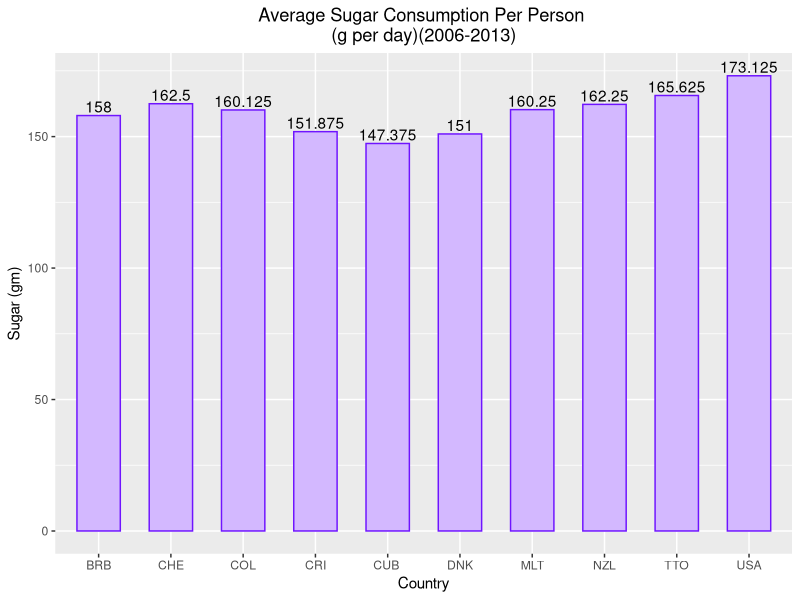
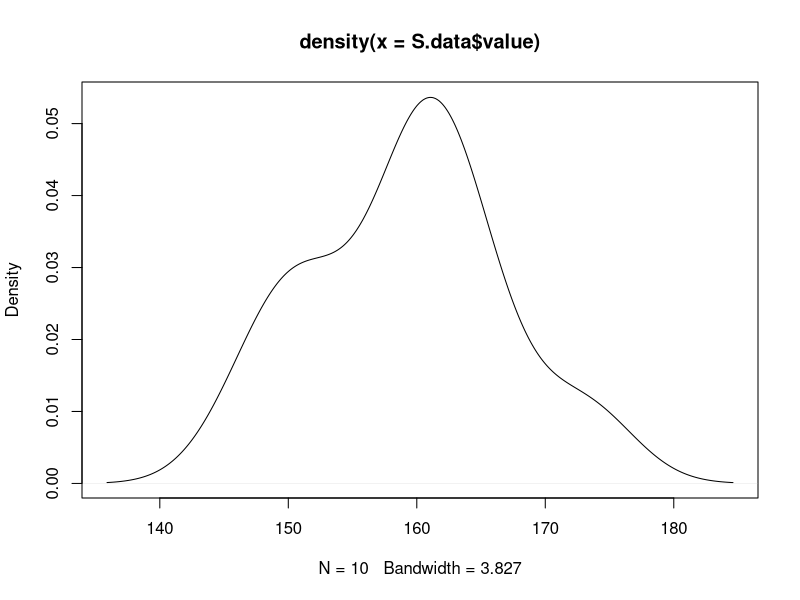
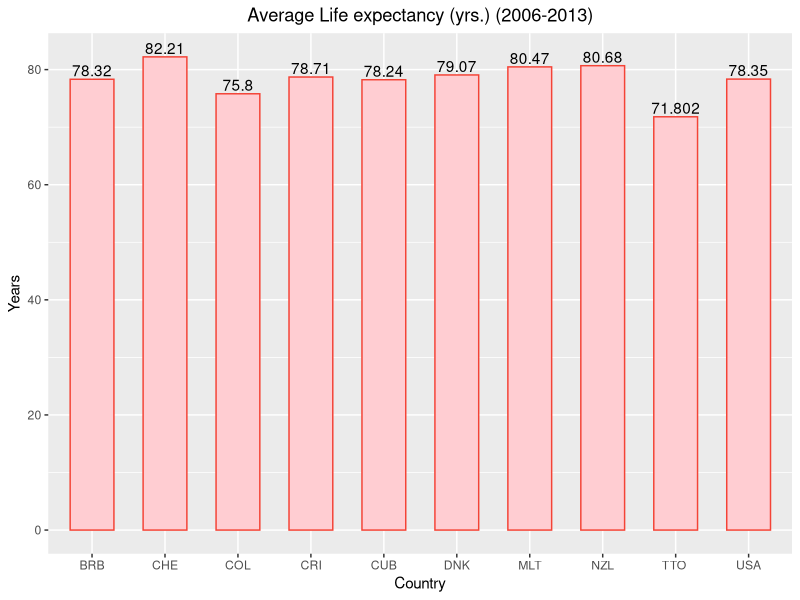
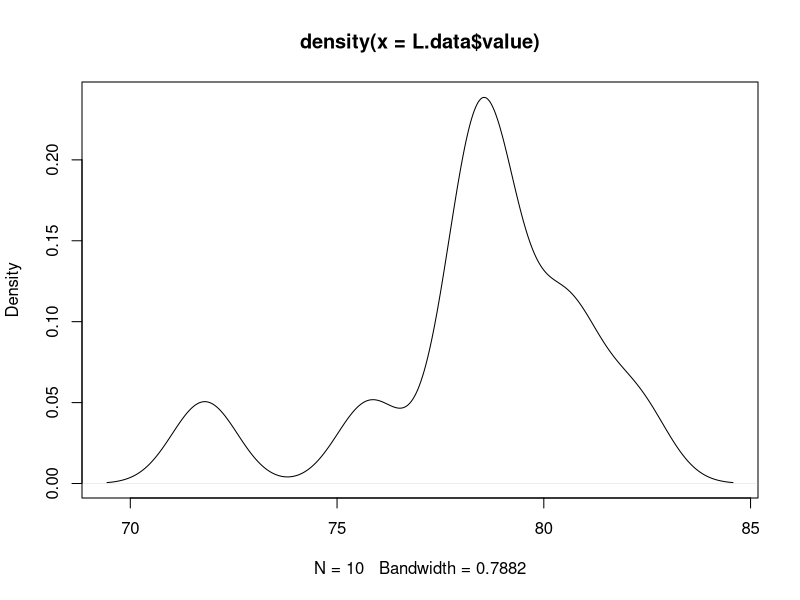
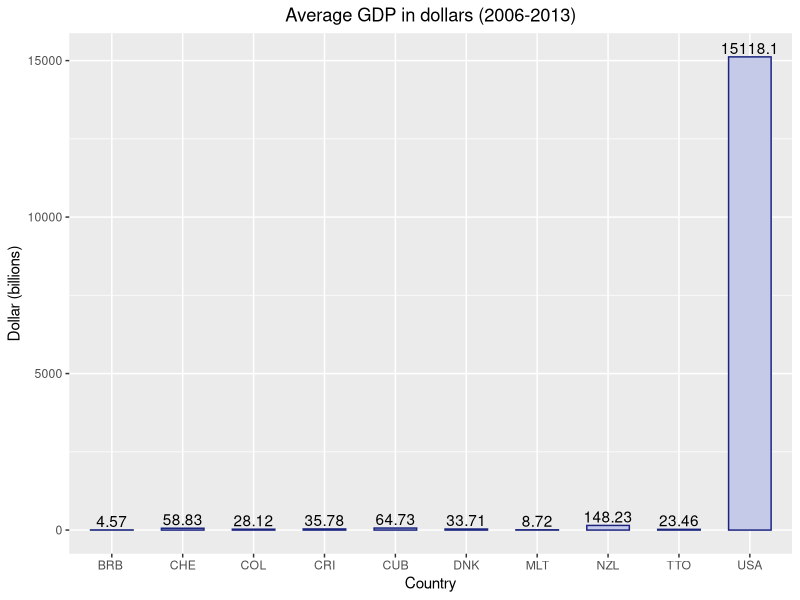
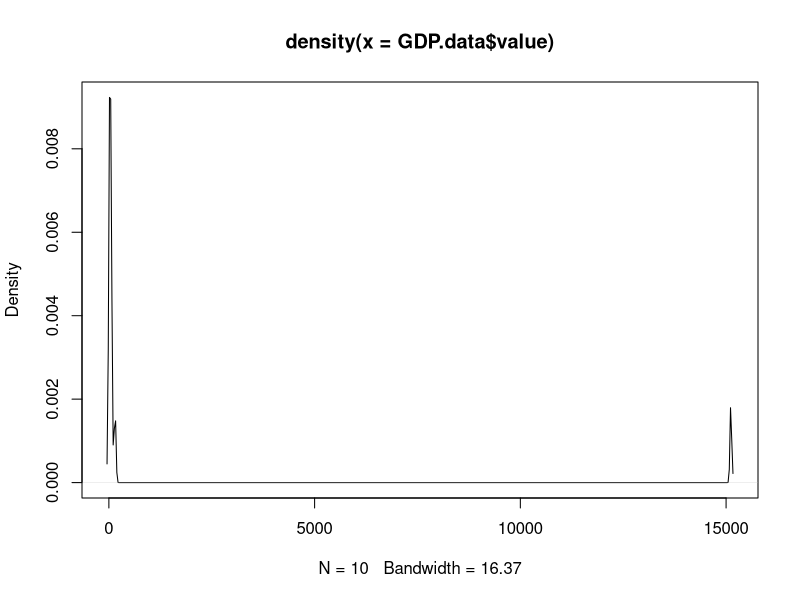
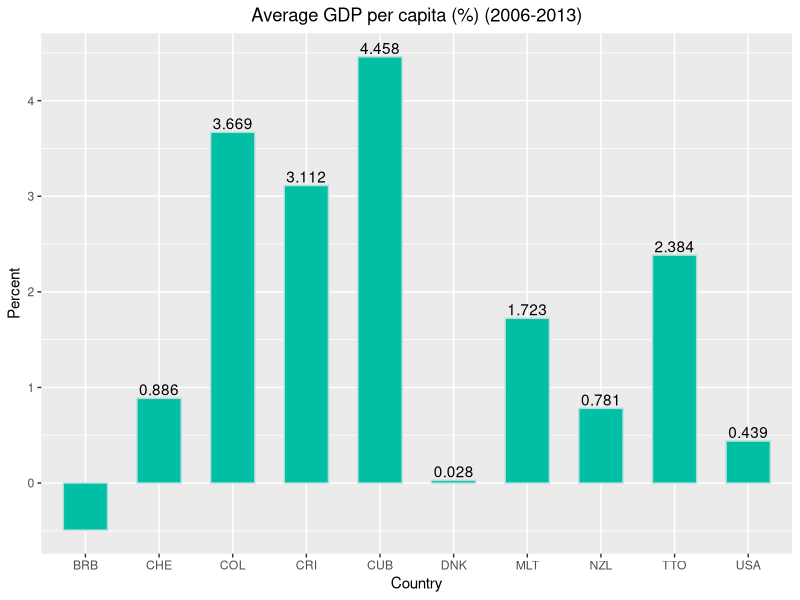
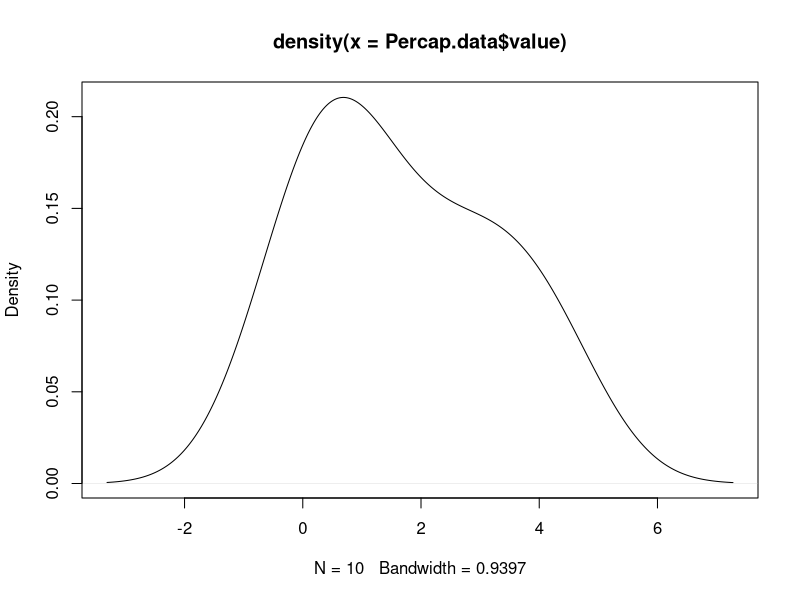

These figures' R source, in order:

##Cleaning Data##
##Sugar Data##
install.packages("readxl") #install packages 
library("readxl") #loading xl packages 
sugardata<-read_excel("Sugaredited.xlsx", sheet = "sugar") #accessing data
names(sugardata) #name the variables 
View(sugardata) #view the dataset 
summary(sugardata) #view the summary statistics 
na.omit(sugardata) #omit values that had NA variables 
sugardata<-na.omit(sugardata) #I got rid of 29 observation 
sugardata_1<-subset(sugardata,select=-c(1,3,4)) #got rid of unnecessary variables 
head(sugardata_1) #showing top results 1-6
View(sugardata_1) #viewing the data set
sugardata_2<-subset(sugardata_1, sugar>146)#only looking at data for top 10 sugar consumption
summary(sugardata_2)
View(sugardata_2) #showing top ten results 

##Making a bar graph for sugar consumption##
##Plot for sugar in grams for the top 10 countries##
library(ggplot2) #loading ggplot 
S.data<-data.frame( ##setting the data for the y and x axis 
  name =c("CUB ", "DNK", "CRI", "BRB", "COL", "MLT", "NZL", "CHE", "TTO", "USA") , #setting the values of the x axis
  value =c(147.375,151.000,151.875,158.000,160.125,160.250,162.250,162.500,165.625,173.125) #setting the values for the y axis 
)
ggplot(S.data, aes(x =name, y = value)) + ##giving the axis correct names 
   ggtitle("Average Sugar Consumption Per Person \n(g per day)(2006-2013)") + #giving the graph a title 
  theme(plot.title = element_text(hjust = 0.5))+ #centering the graph a title 
  labs(y = "Sugar (gm)", x = "Country") + #giving the graph x and y varibles 
  geom_text(aes(label=value), position=position_dodge(width=0.9), vjust=-0.25) + #Putting the y values on top of each bar 
geom_bar(stat = "identity",color = "#6f14ff", fill="#d3b8ff", width = 0.6) #changing the color of the bars and setting the color for the fill and outline
d1<-density(S.data$value)
plot(d1)

##Life expectancy Data##
lifedata<-read_excel("lifeedited.xlsx", sheet = "life") #accessing data
names(lifedata) #name the variables 
View(lifedata) #view the dataset 
summary(lifedata) #view the summary statistics 
lifedata_1<-subset(lifedata,select=-c(1,2,3,4,5,6,7,8,9,10,11,12,13)) #I got rid of every variable except country and average  
View(lifedata_1) #viewing the data set 
na.omit(lifedata_1) #omitting values that have NA results 
lifedata_2<-na.omit(lifedata_1) #saving the omitted data set 
View(lifedata_2) #viewing the data set 

##Making the grpah for Life expectancy based on the 10 countries from sugar consumption
library(ggplot2) #loading ggplot 
L.data<-data.frame( ##setting the data for the y and x axis 
  name =c("TTO ", "COL", "CUB", "BRB", "USA", "CRI", "DNK", "MLT", "NZL", "CHE") , #setting the values of the x axis
  value =c(71.802,75.80, 78.24,78.32,78.35,78.71,79.07,80.47,80.68,82.21))
ggplot(L.data, aes(x =name, y = value)) + ##giving the axis correct names 
  ggtitle("Average Life expectancy (yrs.) (2006-2013)") + #giving the graph a title 
  theme(plot.title = element_text(hjust = 0.5))+ #centering the graph a title 
  labs(y = "Years", x = "Country") + #giving the graph x and y varibles 
  geom_text(aes(label=value), position=position_dodge(width=0.9), vjust=-0.25) + #Putting the y values on top of each bar 
  geom_bar(stat = "identity",color = "#F44336", fill="#FFCDD2", width = 0.6) #changing the color of the bars and setting the color for the fill and outline
d2<-density(L.data$value) #checking distribution values 
plot(d2)


##GDP DATA##
GDPdata<-read_excel("GDPedited.xlsx", sheet = "GDP") #accessing data
names(GDPdata) #name the variables 
summary(GDPdata) #view the summary statistics 
na.omit(GDPdata) #omit values that had NA variables 
GDPdata<-na.omit(GDPdata) #saving omitted data under a variable 
View(GDPdata) #view data
GDPdata_1<-subset(GDPdata,select=-c(1,2,3,4,5,6,7,8,9,10,11,12,13)) #selecting specific columns from excel 
View(GDPdata_1) #view data 

##Making graph for GDP($) data based on the same 
library(ggplot2) #loading ggplot 
GDP.data<-data.frame( ##setting the data for the y and x axis 
  name =c("BRB ", "MLT", "TTO", "CRI", "CUB", "NZL", "COL", "DNK", "CHE", "USA") ,  #setting the values of the x axis
  value =c(4.57,8.72,23.46,35.78,64.73,148.23,28.12,33.71,58.83,15118.10))
ggplot(GDP.data, aes(x =name, y = value)) + ##giving the axis correct names 
  ggtitle("Average GDP in dollars (2006-2013)") + #giving the graph a title 
  theme(plot.title = element_text(hjust = 0.5))+ #centering the graph a title 
  labs(y = "Dollar (billions)", x = "Country") + #giving the graph x and y varibles 
  geom_text(aes(label=value), position=position_dodge(width=0.9), vjust=-0.25) + #Putting the y values on top of each bar 
  geom_bar(stat = "identity",color = "#1A237E", fill="#C5CAE9", width = 0.6) #changing the color of the bars and setting the color for the fill and outline
d3<-density(GDP.data$value) #checking the ditribution 
plot(d3)


##PerCap ##
percap<-read_excel("percapedited.xls", sheet = "percap") #accessing data
names(percap) #name the variables 
View(percap) #view the dataset 
summary(percap) #view the summary statistics 
na.omit(percap) #omit values that had NA variables 
percap<-na.omit(percap)#saving omitted variables  
percap_1<-subset(percap,select=-c(1,2,3,4,5,6,7,8,9,10,11,12,13)) #taking out any unnecessary variables
View(percap_1) #viewing data to make sure it looks okay 

###Making a graph for GDP Percapita (%)##
library(ggplot2) #loading ggplot 
Percap.data<-data.frame( ##setting the data for the y and x axis 
  name =c("BRB","DNK", "USA","NZL","CHE","MLT","TTO","CRI", "COL", "CUB") ,  #setting the values of the x axis
  value =c(-0.492, 0.028, 0.439, 0.781, 0.886, 1.723, 2.384, 3.112, 3.669, 4.458))
ggplot(Percap.data, aes(x =name, y = value)) + ##giving the axis correct names 
  ggtitle("Average GDP per capita (%) (2006-2013)") + #giving the graph a title 
  theme(plot.title = element_text(hjust = 0.5))+ #centering the graph a title 
  labs(y = "Percent", x = "Country") + #giving the graph x and y varibles 
  geom_text(aes(label=value), position=position_dodge(width=0.7), vjust=-0.25) + #Putting the y values on top of each bar 
  geom_bar(stat = "identity",color = "#B2DFDB", fill="#00BFA5", width = 0.6) #changing the color of the bars and setting the color for the fill and outline
d4<-density(Percap.data$value) #checking distribution 
plot(d4)

 


